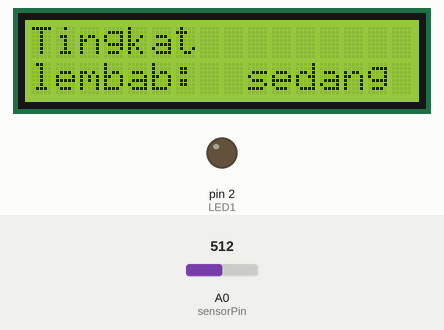
A sketch run on a simulated Arduino Uno, built with avr-gcc and run on an emulated ATmega328P. Shown: 16×2 character LCD, output pins drawn as LEDs (lit = HIGH). Inputs (shaded band) come from the test bench; at power-on: A0 (sensorPin) = 512.

Above: at 0.1 s.
1.3 s: A0 (sensorPin) set to 754
5.6 s: A0 (sensorPin) set to 782
At 6.0 s:
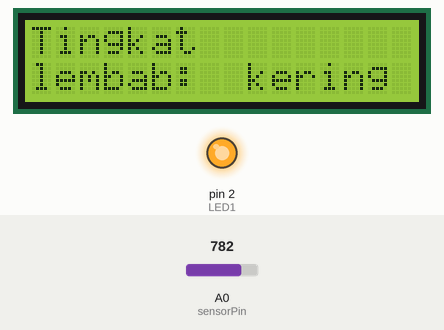
9.4 s: A0 (sensorPin) set to 306
At 11.1 s:
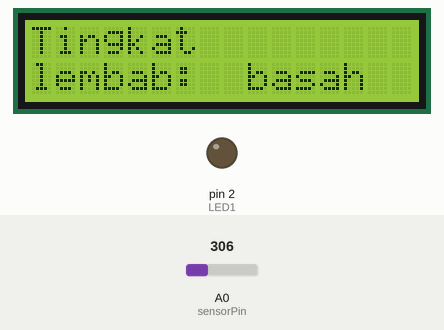
13.7 s: A0 (sensorPin) set to 399
16.2 s: A0 (sensorPin) set to 421
At 17.6 s:
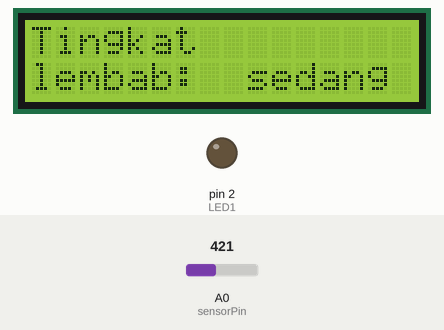
20.5 s: A0 (sensorPin) set to 122
At 22.4 s:
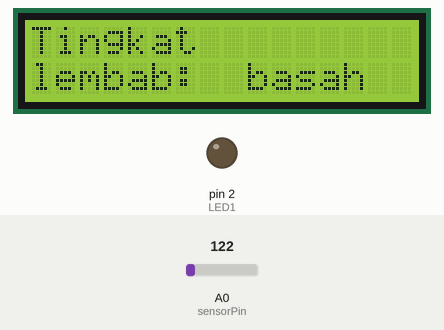
Timing chart, 0 to 23.9 s (numbered marks = the images above; inputs shaded):
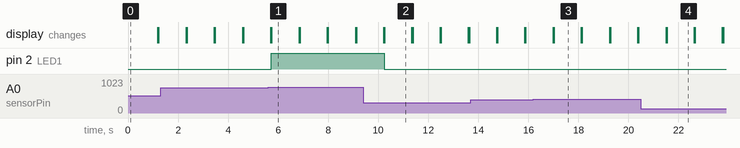

The sketch:

DHT_11_LCD.ino
```cpp
#include <LiquidCrystal_I2C.h>       //memasukan library LCD I2C
LiquidCrystal_I2C lcd(0x27, 16, 2);  //Setting alamat I2C dan ukuran LCD
int sensorPin = A0;  // pin sensor
const int LED1 = 2;

int nilaiSensor;
int lembab;
float tegangan;
void setup() {
  lcd.begin();//memanggil lcd I2C
  lcd.backlight();
  pinMode(sensorPin, INPUT);
  pinMode(LED1, OUTPUT);

}
void loop() {

  nilaiSensor = analogRead(sensorPin);  //Nilai Kondisi adalah nilai pembacan nilai pin Pot tempat INPUT Potensiometer


  int nilaiRes = 1023 - nilaiSensor;

  //lembab =((nilaiRes*1023)/100);
  lembab = map(nilaiRes, 0, 1023, 0, 100);
  //tegangan = map(nilaiRes, 0, 1023, 0, 5);
  lcd.setCursor(0, 0);
  lcd.print("Tingkat");            // Menampilkan data kelembaban (%) di LCD
  lcd.setCursor(0, 1);
  lcd.print("lembab:");           // Menampilkan data kelembaban (%) di LCD


  if (lembab >= 60){                // instruksi untuk mengaktifkan LED jika jarak benda kurang dari 5 cm
    digitalWrite(LED1, LOW);
    lcd.setCursor(8,1);
  lcd.println(" basah  ");
    delay(100);
  }
  else if (lembab > 25 && lembab < 60 ){                // instruksi untuk mengaktifkan LED jika jarak benda kurang dari 5 cm
    digitalWrite(LED1, LOW);
    lcd.setCursor(8,1);
  lcd.println(" sedang  ");
    delay(100);
  }
  else if (lembab < 25){                // instruksi untuk mengaktifkan LED jika jarak benda kurang dari 5 cm
    digitalWrite(LED1, HIGH);
    lcd.setCursor(8,1);
  lcd.println(" kering  ");

     delay(100);
  }

  delay(1000);
  lcd.clear();

}
```

Measured:
- the behaviour switches between 767 and 768 on A0 (sensorPin) (found by bisection; images 0 and 1)
- the behaviour switches between 409 and 410 on A0 (sensorPin) (found by bisection; images 2 and 3)
- after the input at 5.6 s, pin 2 (LED1): LOW → HIGH after 0.12 s; the display: first differs from a run without the input after 0.13 s (image 1)
- after the input at 9.4 s, pin 2 (LED1): HIGH → LOW after 0.84 s; the display: first differs from a run without the input after 0.85 s (image 2)
- after the input at 16.2 s, the display: first differs from a run without the input after 0.81 s (image 3)
- after the input at 20.5 s, the display: first differs from a run without the input after 1.0 s (image 4)
- what the display in image 1 shows lasts 1.1 s, from 5.7 s to 6.8 s
